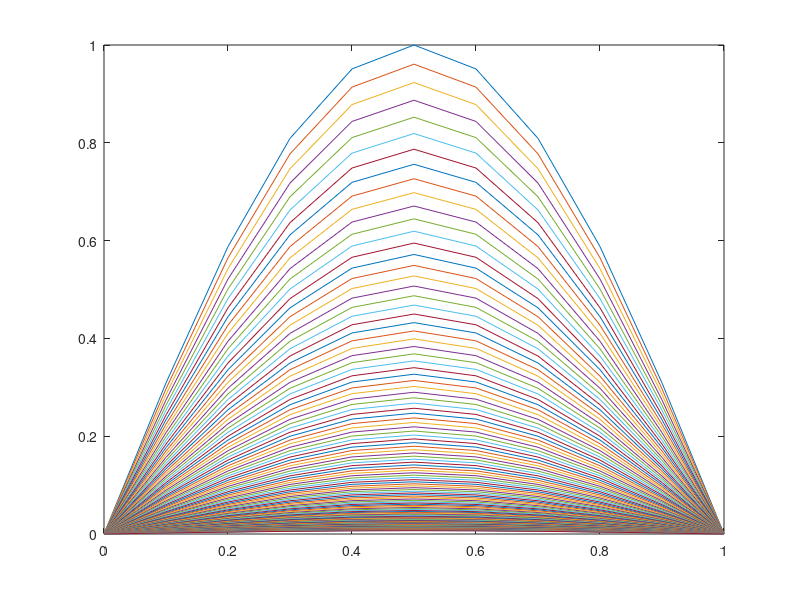
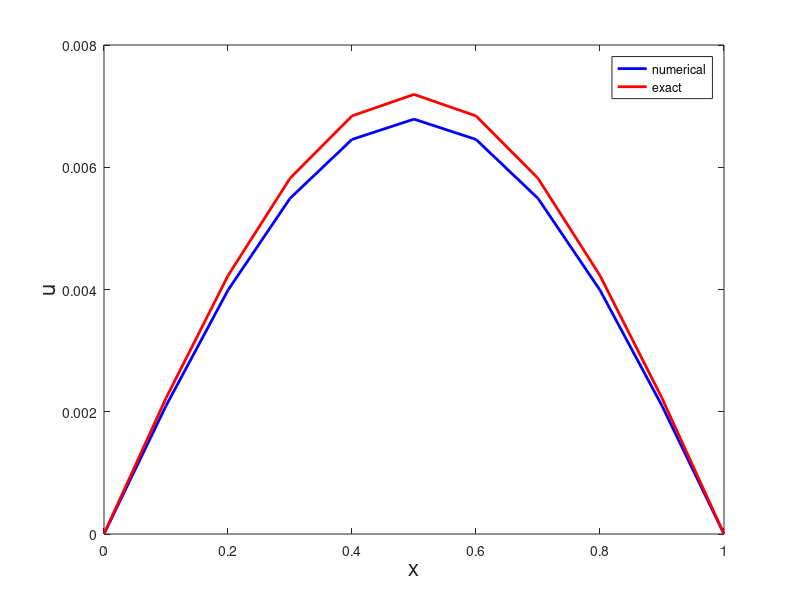
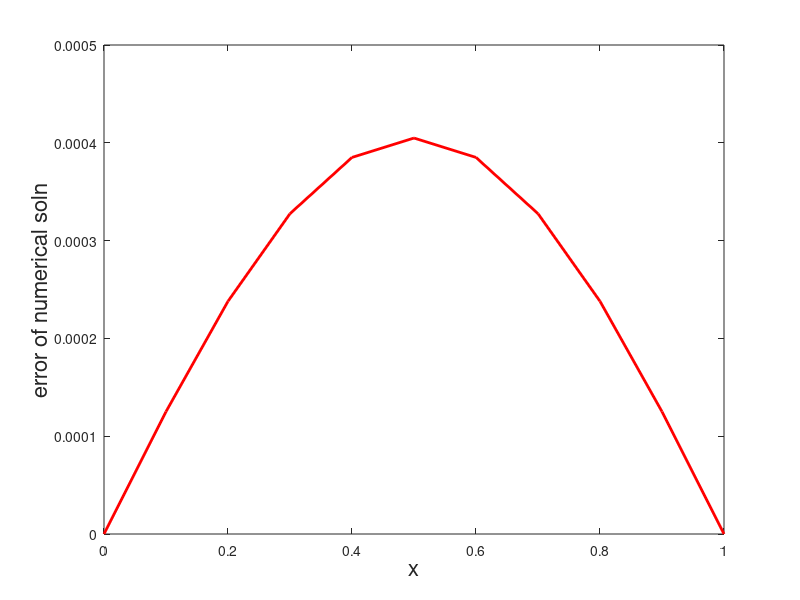

The MATLAB script that drew these images, in order:
% HW12 Problem 1
%
% Solve the IBVP using scheme (12.12)

% parameters
t0 = 0;
tf = 0.5;
h = 0.1; % one at a time!
k = 0.004;
r = k/h^2;
% domain
x = 0:h:1;
t = (t0:k:tf)';
% initial distribution
u0 = sin(pi.*x);
% boundaries
g0 = 0.*t;
g1 = 0.*t;

u = u0;
figure; % for watching solution
plot(x,u0);
hold on;
for i=2:length(t)
    unew = r*u(3:end)+(1-2*r)*u(2:end-1)+r*u(1:end-2);
    % check minimax prinicple
    if max(unew) > max(u)
        fprintf('your solution is behaving badly\n')
        break
    end
    u = [g0(i),unew,g1(i)];
    % watch the diffusion
    plot(x,u)
    pause(.1)
end
uexact = sin(pi.*x).*exp(-pi^2*tf);

figure;
plot(x,u,'b','LineWidth',2)
xlabel('x','FontSize',16)
ylabel('u','FontSize',16)
hold on;
plot(x,uexact,'r','LineWidth',2)
legend({'numerical','exact'})

figure;
plot(x,abs(uexact-u),'r','LineWidth',2)
xlabel('x','FontSize',16)
ylabel('error of numerical soln','FontSize',16)